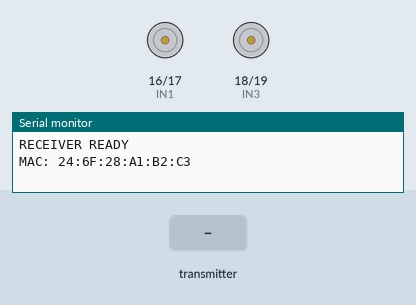
Simulated run of this sketch. Board: ESP32. On the bench: motor-driver pin pairs drawn as motors (green arrow = first pin HIGH = forward, orange = second pin HIGH = backward, longer = more drive, scaled by the enable pin), the last lines printed to the serial monitor. The inputs (shaded band) are chosen by the test bench.

Above: at 1.2 s.
1.3 s: the transmitter starts sending command = 1
2.8 s: the transmitter starts sending speed = 1024
At 3.9 s:
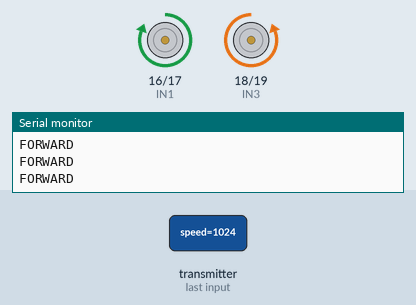
4.3 s: the transmitter starts sending speed = 0
At 5.0 s:
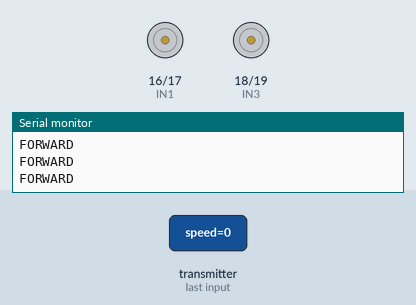
5.8 s: the transmitter starts sending speed = 2048
At 6.1 s:
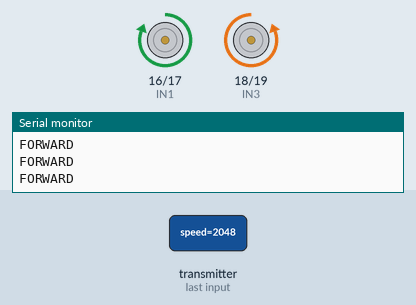
7.3 s: the transmitter starts sending command = 0
At 8.5 s:
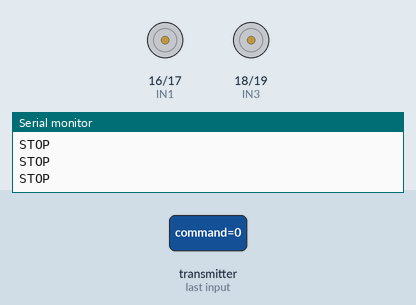
Timing chart, 0 to 10.3 s (numbered marks = the images above; inputs shaded):
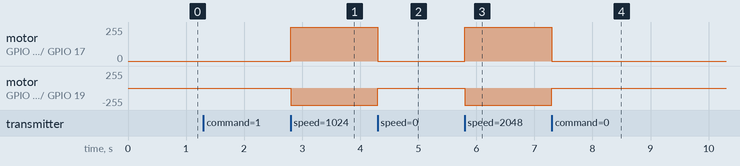

The sketch:

MotorDriverTest.ino
```cpp
// #define ENB 23
// #define IN3 18
// #define IN4 19

// void setup() {
//   Serial.begin(115200);
//   pinMode(ENB, OUTPUT);
//   pinMode(IN3, OUTPUT);
//   pinMode(IN4, OUTPUT);

//   Serial.println("RIGHT FORWARD");
//   digitalWrite(IN3, HIGH); digitalWrite(IN4, LOW);
//   analogWrite(ENB, 200);
//   delay(2000);
//   analogWrite(ENB, 0);
//   delay(1000);

//   Serial.println("RIGHT BACKWARD");
//   digitalWrite(IN3, LOW); digitalWrite(IN4, HIGH);
//   analogWrite(ENB, 200);
//   delay(2000);
//   analogWrite(ENB, 0);
// }

// void loop() {}


#include <WiFi.h>
#include <esp_now.h>

#define ENA 22
#define IN1 16
#define IN2 17
#define ENB 23
#define IN3 18
#define IN4 19

#define CMD_STOP     0
#define CMD_FORWARD  1
#define CMD_BACKWARD 2
#define CMD_LEFT     3
#define CMD_RIGHT    4

// TUNE IF DRIFTS
#define SPEED_LEFT  200
#define SPEED_RIGHT 200

// TUNE FOR TURN SHARPNESS
// 0 = full pivot, 80 = gentle arc, 120 = wide arc
#define TURN_FAST   200
#define TURN_SLOW   80

typedef struct {
  int command;
  int speed;
} ControlPacket;

ControlPacket packet;

void stopMotors() {
  digitalWrite(IN1, LOW); digitalWrite(IN2, LOW);
  digitalWrite(IN3, LOW); digitalWrite(IN4, LOW);
  analogWrite(ENA, 0);
  analogWrite(ENB, 0);
}

void moveForward() {
  digitalWrite(IN1, HIGH); digitalWrite(IN2, LOW);
  digitalWrite(IN3, LOW);  digitalWrite(IN4, HIGH);
  analogWrite(ENA, packet.speed);
  analogWrite(ENB, packet.speed);
}

void moveBackward() {
  digitalWrite(IN1, LOW);  digitalWrite(IN2, HIGH);
  digitalWrite(IN3, HIGH); digitalWrite(IN4, LOW);
  analogWrite(ENA, packet.speed);
  analogWrite(ENB, packet.speed);
}

void turnLeft() {
  // both wheels forward but left slows = arcs left
  digitalWrite(IN1, HIGH); digitalWrite(IN2, LOW);
  digitalWrite(IN3, LOW);  digitalWrite(IN4, HIGH);
  analogWrite(ENA, TURN_SLOW);
  analogWrite(ENB, TURN_FAST);
}

void turnRight() {
  // both wheels forward but right slows = arcs right
  digitalWrite(IN1, HIGH); digitalWrite(IN2, LOW);
  digitalWrite(IN3, LOW);  digitalWrite(IN4, HIGH);
  analogWrite(ENA, TURN_FAST);
  analogWrite(ENB, TURN_SLOW);
}

void executeCommand() {
  switch (packet.command) {
    case CMD_FORWARD:
      moveForward();
      Serial.println("FORWARD");
      break;
    case CMD_BACKWARD:
      moveBackward();
      Serial.println("BACKWARD");
      break;
    case CMD_LEFT:
      turnLeft();
      Serial.println("LEFT");
      break;
    case CMD_RIGHT:
      turnRight();
      Serial.println("RIGHT");
      break;
    default:
      stopMotors();
      Serial.println("STOP");
      break;
  }
}

void onDataRecv(const esp_now_recv_info_t *info,
                const uint8_t *incomingData,
                int len) {
  memcpy(&packet, incomingData, sizeof(packet));
  executeCommand();
}

void setup() {
  Serial.begin(115200);

  pinMode(ENA, OUTPUT);
  pinMode(IN1, OUTPUT);
  pinMode(IN2, OUTPUT);
  pinMode(ENB, OUTPUT);
  pinMode(IN3, OUTPUT);
  pinMode(IN4, OUTPUT);

  stopMotors();

  WiFi.mode(WIFI_STA);

  if (esp_now_init() != ESP_OK) {
    Serial.println("ESP-NOW INIT FAILED");
    return;
  }

  esp_now_register_recv_cb(onDataRecv);

  Serial.println("RECEIVER READY");
  Serial.print("MAC: ");
  Serial.println(WiFi.macAddress());
}

void loop() {}
```

Measured:
- after the input at 2.8 s, motor on GPIO 16 (IN1) / GPIO 17 (IN2): stopped → forward 255/255 at once; motor on GPIO 18 (IN3) / GPIO 19 (IN4): stopped → backward 255/255 at once
- after the input at 4.3 s, motor on GPIO 16 (IN1) / GPIO 17 (IN2): forward 255/255 → stopped at once; motor on GPIO 18 (IN3) / GPIO 19 (IN4): backward 255/255 → stopped at once
- after the input at 5.8 s, motor on GPIO 16 (IN1) / GPIO 17 (IN2): stopped → forward 255/255 at once; motor on GPIO 18 (IN3) / GPIO 19 (IN4): stopped → backward 255/255 at once
- after the input at 7.3 s, motor on GPIO 16 (IN1) / GPIO 17 (IN2): forward 255/255 → stopped at once; motor on GPIO 18 (IN3) / GPIO 19 (IN4): backward 255/255 → stopped at once
